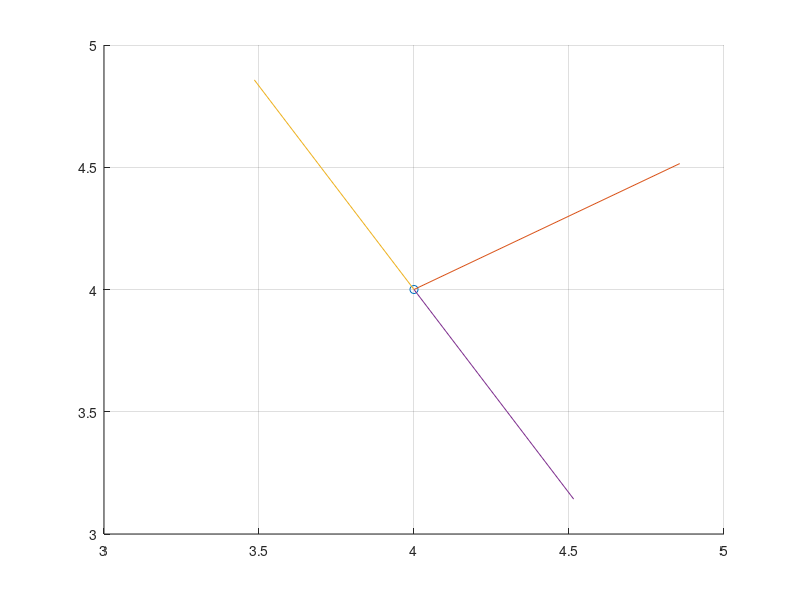

Reproduce this figure in MATLAB.
close
clear
clc

Robot.Position = [4, 4];
Robot.theta = 31;

RL = [cosd(90) -sind(90); sind(90) cosd(90)];
RR = -RL;

Robot.Sensors.Front = [Robot.Position(1) + cosd(Robot.theta), Robot.Position(2) + sind(Robot.theta)];
Robot.Sensors.Vectors.Front = Robot.Sensors.Front - Robot.Position;

Robot.Sensors.Right = (Robot.Sensors.Vectors.Front*RL)+Robot.Position;
Robot.Sensors.Vectors.Right = Robot.Sensors.Right - Robot.Position;

Robot.Sensors.Left = (Robot.Sensors.Vectors.Front*RR)+Robot.Position;
Robot.Sensors.Vectors.Left = Robot.Sensors.Left - Robot.Position;


figure(1)
hold on
grid
plot(Robot.Position(1), Robot.Position(2), 'o')
plot([Robot.Position(1) Robot.Sensors.Front(1)],[Robot.Position(2) Robot.Sensors.Front(2)])
plot([Robot.Position(1) Robot.Sensors.Left(1)],[Robot.Position(2) Robot.Sensors.Left(2)])
plot([Robot.Position(1) Robot.Sensors.Right(1)],[Robot.Position(2) Robot.Sensors.Right(2)])
hold off